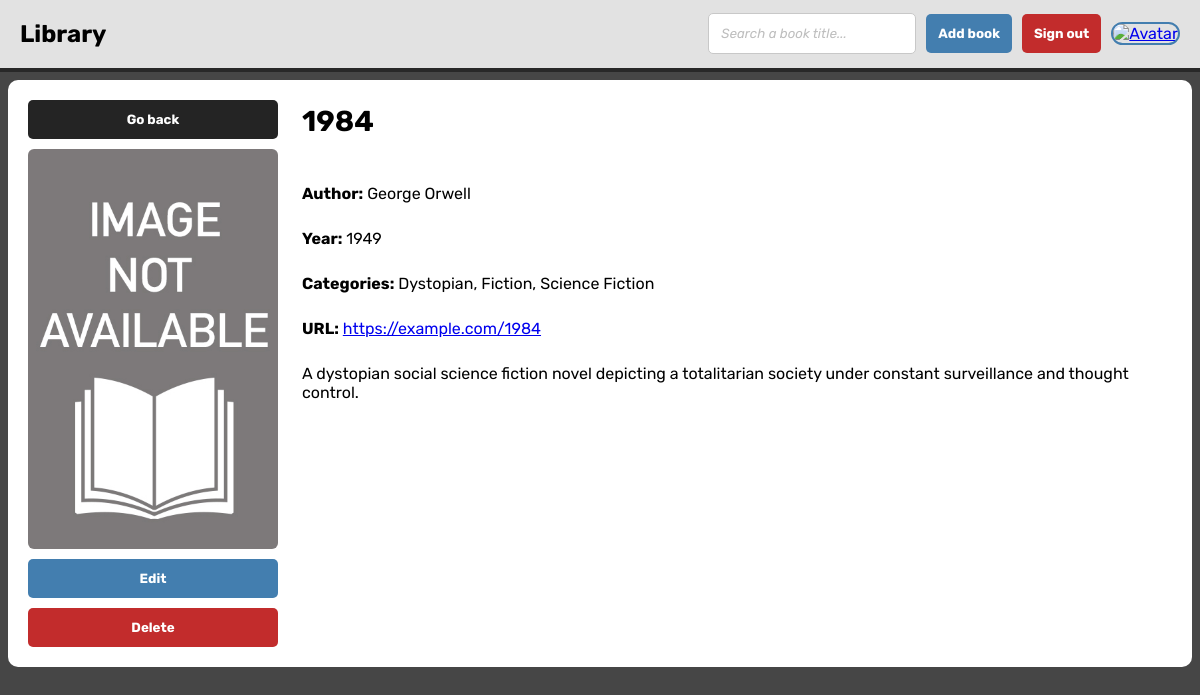
Page /book.php?id=3 (signed in) on the committed database.
### tables this page shows
CREATE TABLE IF NOT EXISTS books (
    id INT AUTO_INCREMENT,
    title VARCHAR(100),
    description TEXT,
    URL VARCHAR(255),
    year INT,
    user_email VARCHAR(100),
    author VARCHAR(100),
    cover VARCHAR(255),
    CONSTRAINT pk_book PRIMARY KEY (id),
    CONSTRAINT fk_books_users FOREIGN KEY (user_email) REFERENCES users (email)
);

### book.php (the view, shortened to what this page needs)
<?php
    require 'connect.php';
    $sql = "SELECT * FROM books WHERE id=:id";
    $get_book = $conn->prepare($sql);
    $get_book->execute([ 'id' => $_GET['id'] ]);
    $result = $get_book->fetch(PDO::FETCH_ASSOC);
    $sql = "SELECT name FROM categories INNER JOIN books_categories ON books_categories.id_categories=categories.id WHERE books_categories.id_books=:id_books ORDER BY name";
    $get_categories = $conn->prepare($sql);
    $get_categories->execute([
        'id_books' => $result['id']
    ]);
    $result_categories = $get_categories->fetchAll(PDO::FETCH_COLUMN);
?>
<!DOCTYPE html>
<html lang="en">
<head>
    <link rel="stylesheet" href="style.css">
</head>
<body>
    <?php include 'nav.php' ?>
    <div class="info-card">
        <div class="card-column">
            <a href='index.php'><button class='back'> Go back </button></a>
            <img class="book-img" src="uploads/<?php echo htmlspecialchars($result['cover']); ?>" alt="Book Cover">
        <?php
            if ($result['user_email'] == $_SESSION['loggedEmail']) {
                echo "<a href='book_form.php?id=" . htmlspecialchars($result['id']) . "&update=yes'><button> Edit </button></a>";
                echo "<a href='delete_book.php?id=" . htmlspecialchars($result['id']) . "'><button class=delete> Delete </button></a>";
            }
        ?>
        </div>
        <div class="card-row">
            <h3><?php echo htmlspecialchars($result['title']); ?></h3>
            <p><strong>Author:</strong> <?php echo htmlspecialchars($result['author']); ?></p>
            <p><strong>Year:</strong> <?php echo $result['year'] != NULL ? htmlspecialchars($result['year']) : "N/A"; ?></p>
            <p><strong>Categories:</strong> <?php echo $result_categories != NULL ? htmlspecialchars(implode(", ", $result_categories)) : "N/A"; ?></p>
            <p><strong>URL:</strong> <a target="_blank" href="<?php echo htmlspecialchars($result['URL']); ?>"><?php echo $result['URL'] != NULL ? htmlspecialchars($result['URL']) : "N/A"; ?></a></p>
            <p class="description"><?php echo $result['description'] != NULL ? nl2br(htmlspecialchars($result['description'])) : "No description."; ?></p>
        </div>
    </div>
</body>
</html>

### style.css (style rules this page uses)
html { height: 100vh; }
body { font-family: 'Rubik', sans-serif; margin-top: 80px; background-color: rgb(70, 70, 70); }
button { font-family: 'Rubik', sans-serif; padding: 12px; border-style: none; border-radius: 5px; background-color: rgb(67, 126, 175); font-weight: bold; color: white; transition: 0.25s; }
.delete { background-color: rgb(194, 44, 44); }
.back { background-color: #242424; }
.info-card { justify-content: center; display: flex; flex-direction: row; flex-wrap: wrap; gap: 24px; background-color: #fff; padding: 20px; border-radius: 10px; }
.card-column { display: flex; flex-direction: column; gap: 10px; }
.book-img { width: 250px; height: 400px; object-fit: cover; border-radius: 6px; }
.card-column button { width: 100%; }
.card-row { flex: 1; display: flex; flex-direction: column; justify-content: flex-start; }
.card-row h3 { font-size: 1.8rem; margin: 0; padding-bottom: 30px; margin-top: 4px; }
.card-row p { margin-bottom: 10px; }

### rows in the picture
books: cover (placeholder picture), title "1984", author "George Orwell", year "1949", URL "https://example.com/1984", description "A dystopian social science fiction novel depicting a totalitarian society under constant surveillance and thought control."

### other values in the picture
implode(", ", $result_categories) "Dystopian, Fiction, Science Fiction"
